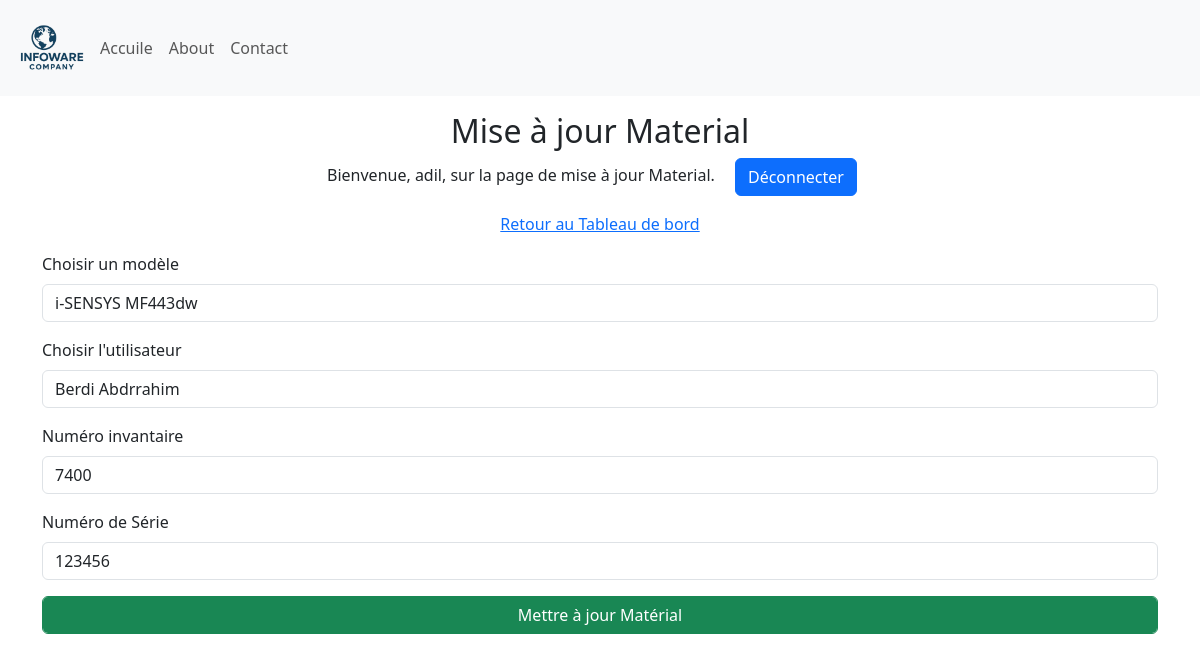
/update_material/1 (signed in), run on an earlier commit of the app's database.
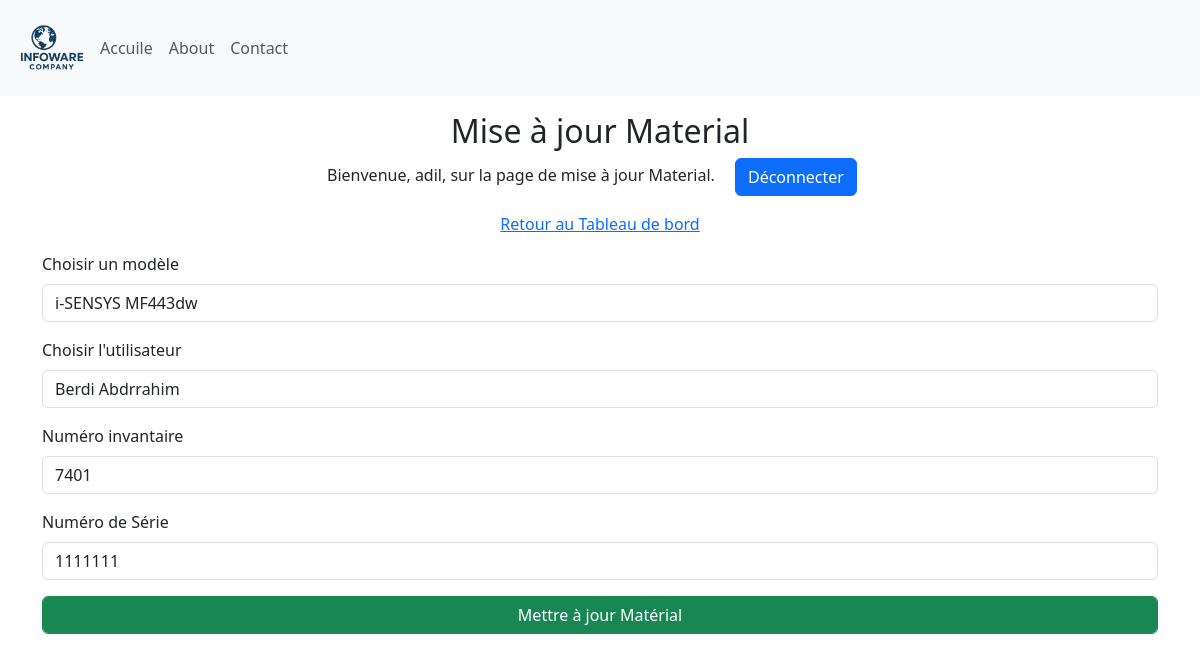
And on a later commit of the database.
### Site/models.py (models this page shows, shortened)
class Material(db.Model):
    id = db.Column(db.Integer, primary_key=True)
    serial_number = db.Column(db.String(100), unique=True, nullable=False)
    inventaire_number = db.Column(db.String(10), unique=True, nullable=True)
    model_id = db.Column(db.Integer, db.ForeignKey('model.id'), nullable=False)
    utilisateur_id = db.Column(db.Integer, db.ForeignKey('utilisateur.id'), nullable=False)

### Site/dashbord/material.py (the view, shortened to what this page needs)
@material.route('/update_material/<int:material_id>', methods=['GET', 'POST'])
def update_material(material_id):
    if 'user' not in session:
        return redirect(url_for('adminstration.login'))
    material = Material.query.get_or_404(material_id)
    models = Model.query.all()
    utilisateurs = Utilisateur.query.all()
    userid= Utilisateur.query.get(material.utilisateur_id).id
    return render_template('update_selected_material.html', name=session['user'], material=material, models=models, utilisateurs=utilisateurs, selected_Model=material.model_id, selected_User=userid)

### Site/templates/update_selected_material.html (shortened to what this page needs)
{% extends 'base.html' %}
{% block body %}
<div class="container-fluid">
    <div class="row">
        <div class="col-12  my-3">
            <div class="text-center">
                <h2>Mise à jour Material</h2>
                <p>Bienvenue, {{ name }}, sur la page de mise à jour Material. <a class="mx-3 btn btn-primary" href="{{ url_for('admin.logout') }}"">Déconnecter</a></p>
                <p><a href="{{ url_for('dashbord.dashbord_page') }}">Retour au Tableau de bord</a> </p>
            </div>
            <div class="container">
                <form method="POST">
                    <div class="mb-3">
                        <label for="ModelId" class="form-label">Choisir un modèle</label>
                        <select class="form-control" id="ModelId" name="ModelId">
                        {% for model in models %}
                            <option value="{{ model.id }}" {% if selected_Model == model.id %} selected {% endif %}>{{ model.modelname }}</option>
                        {% endfor %}
                        </select>
                    </div>
                    <div class="mb-3">
                        <label for="UserId" class="form-label">Choisir l'utilisateur</label>
                        <select class="form-control" id="UserId" name="UserId">
                        {% for utilisateur in utilisateurs %}
                            <option value="{{ utilisateur.id }}" {% if selected_User == utilisateur.id %} selected {% endif %}>{{ utilisateur.nomUtilisateur }}</option>
                        {% endfor %}
                        </select>
                    </div>
                    <div class="mb-3">
                        <label for="ort" class="form-label">Numéro invantaire</label>
                        <input type="text" class="form-control" id="ort" name="ort" required value="{{ material.inventaire_number }}">
                    </div>
                    <div class="mb-3">
                        <label for="sn" class="form-label">Numéro de Série</label>
                        <input type="text" class="form-control" id="sn" name="sn" required value="{{ material.serial_number }}">
                    </div>
                    <button type="submit" class="form-control btn btn-success">Mettre à jour Matérial</button>
                </form>
            </div>
        </div>
    </div>
</div>
{% endblock %}

What changed in the data, as far as the page shows it:
changed Material: ort "7400" → "7401"; sn "123456" → "1111111"
